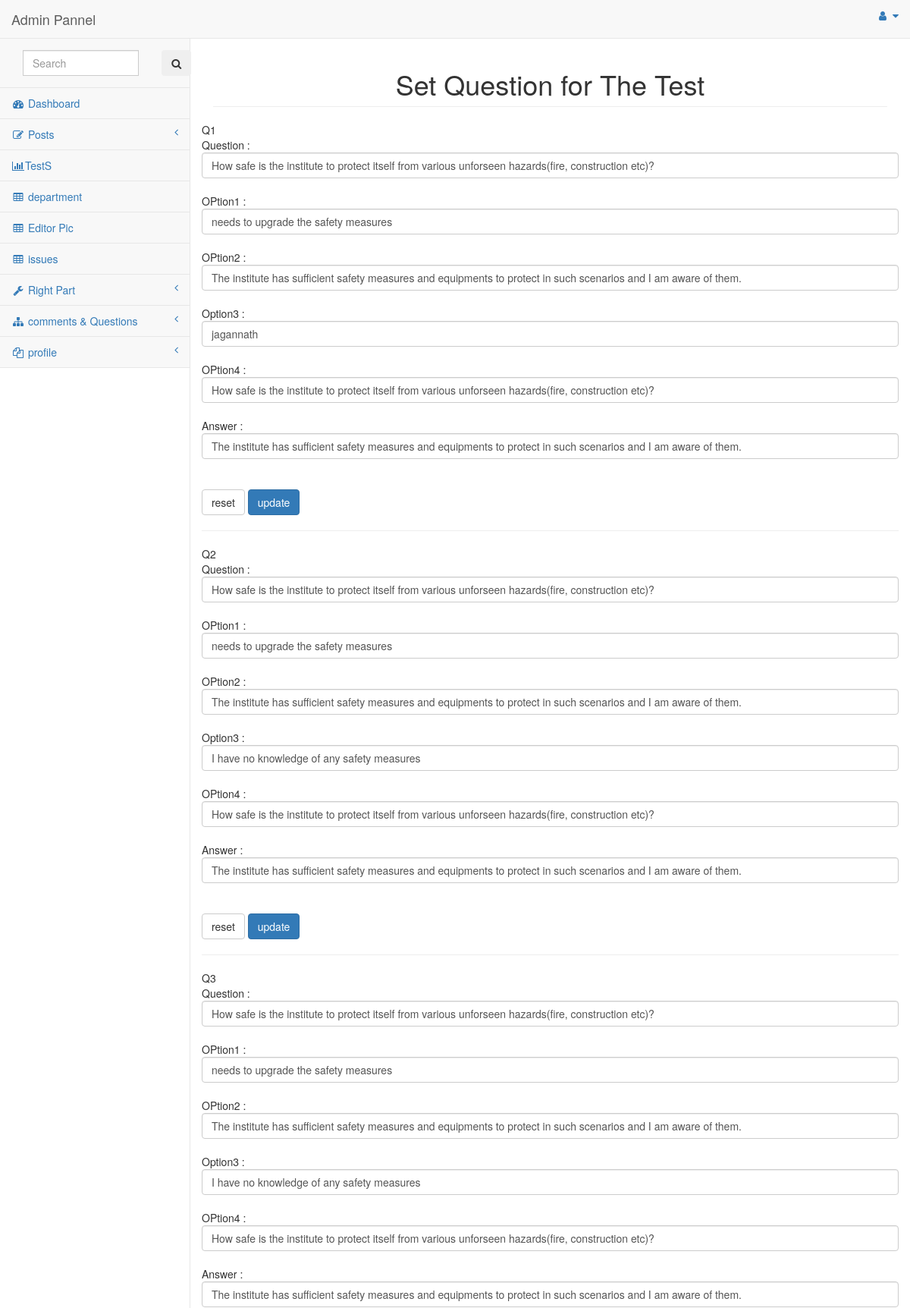
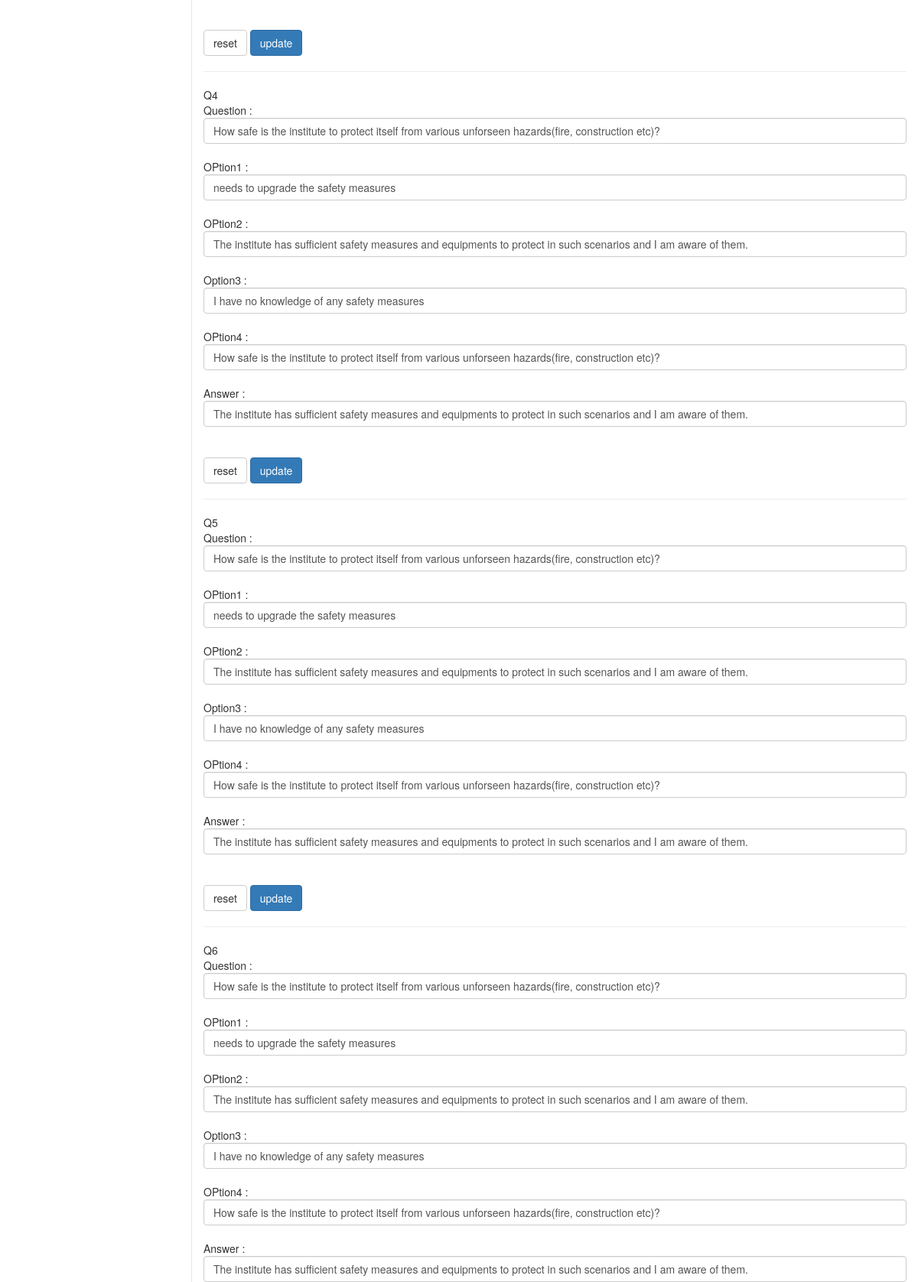
Page /index.php/redirect/test (upper part) on the committed database (2 pictures, top to bottom).
### tables this page shows
CREATE TABLE IF NOT EXISTS `test` (
  `id` int(225) NOT NULL AUTO_INCREMENT,
  `question` varchar(1000) NOT NULL,
  `option1` varchar(500) NOT NULL,
  `option2` varchar(500) NOT NULL,
  `option3` varchar(500) NOT NULL,
  `option4` varchar(500) NOT NULL,
  `answer` text NOT NULL,
  PRIMARY KEY (`id`)
);

### application/controllers/Redirect.php (called while the page is built, shortened)
<?php
class Redirect extends MY_Controller
{
	public function test()
	{
		$this->load->model('fetchmodel');
		$data['tests']=$this->fetchmodel->test();
       $this->load->view('admin/test',$data);
	}
}
?>

### index.php (called while the page is built, shortened)
<?php
require_once BASEPATH.'core/CodeIgniter.php';

### application/models/fetchmodel.php (called while the page is built, shortened)
<?php
class Fetchmodel extends CI_Model
{
         public function test()
        {
        	  $q=$this->db->select('*')
                        ->get('test');
                     return $q->result();
        }
}
?>

### application/views/admin/test.php (the view, shortened to what this page needs)
<?php include('admin_header.php'); ?>
  <div id="page-wrapper">
            <div class="row">
                <div class="col-lg-12">
                    <h1 class="page-header" style="text-align: center;">Set Question for The Test</h1>
                </div>
                <?php
                    foreach($tests as $test):
                    	echo form_open('admin/test');
                    	?>
                   	<?php echo 'Q'.$test->id ?><br>
               Question :  <?php echo form_input(['name'=>'question','type'=>'varchar','class'=>'form-control','value'=>set_value('question',$test->question)]) ?><br>
               OPtion1 : <?php echo form_input(['name'=>'option1','type'=>'varchar','class'=>'form-control','value'=>set_value('option1',$test->option1)]) ?><br>
                 OPtion2 : <?php echo form_input(['name'=>'option2','type'=>'varchar','class'=>'form-control','value'=>set_value('option2',$test->option2)]) ?><br>
                  Option3 : <?php echo form_input(['name'=>'option3','type'=>'varchar','class'=>'form-control','value'=>set_value('option3',$test->option3)]) ?><br>
                   OPtion4 : <?php echo form_input(['name'=>'option4','type'=>'varchar','class'=>'form-control','value'=>set_value('option4',$test->question)]) ?><br>
                    Answer : <?php echo form_input(['name'=>'answer','type'=>'varchar','class'=>'form-control','value'=>set_value('answer',$test->answer)]) ?><br>
                  <br>
                      <?php  echo form_reset(['name'=>'submit','value'=>'reset','class'=>'btn btn-default']) ?>
    <?php  echo form_submit(['name'=>'submit','value'=>'update','class'=>'btn btn-primary']) ?>
    <?php echo form_close(); ?>
    <hr>
     <?php endforeach;?>
            </div>
    </div>
<?php include('admin_footer.php'); ?>

### rows in the picture
test: id "1", question "How safe is the institute to protect itself from various unforseen hazards(fire, construction etc)?", option1 "needs to upgrade the safety measures", option2 "The institute has sufficient safety measures and equipments to protect in such scenarios and I am aware of them.", option3 "jagannath", answer "The institute has sufficient safety measures and equipments to protect in such scenarios and I am aware of them."
test: option4 "How safe is the institute to protect itself from various unforseen hazards(fire, construction etc)?", id "6", question "How safe is the institute to protect itself from various unforseen hazards(fire, construction etc)?", option1 "needs to upgrade the safety measures", option2 "The institute has sufficient safety measures and equipments to protect in such scenarios and I am aware of them.", option3 "I have no knowledge of any safety measures", answer "The institute has sufficient safety measures and equipments to protect in such scenarios and I am aware of them."
test: id "2", question "How safe is the institute to protect itself from various unforseen hazards(fire, construction etc)?", option1 "needs to upgrade the safety measures", option2 "The institute has sufficient safety measures and equipments to protect in such scenarios and I am aware of them.", option3 "I have no knowledge of any safety measures", answer "The institute has sufficient safety measures and equipments to protect in such scenarios and I am aware of them."
test: id "3", question "How safe is the institute to protect itself from various unforseen hazards(fire, construction etc)?", option1 "needs to upgrade the safety measures", option2 "The institute has sufficient safety measures and equipments to protect in such scenarios and I am aware of them.", option3 "I have no knowledge of any safety measures", answer "The institute has sufficient safety measures and equipments to protect in such scenarios and I am aware of them."
test: id "4", question "How safe is the institute to protect itself from various unforseen hazards(fire, construction etc)?", option1 "needs to upgrade the safety measures", option2 "The institute has sufficient safety measures and equipments to protect in such scenarios and I am aware of them.", option3 "I have no knowledge of any safety measures", answer "The institute has sufficient safety measures and equipments to protect in such scenarios and I am aware of them."
test: id "5", question "How safe is the institute to protect itself from various unforseen hazards(fire, construction etc)?", option1 "needs to upgrade the safety measures", option2 "The institute has sufficient safety measures and equipments to protect in such scenarios and I am aware of them.", option3 "I have no knowledge of any safety measures", answer "The institute has sufficient safety measures and equipments to protect in such scenarios and I am aware of them."
